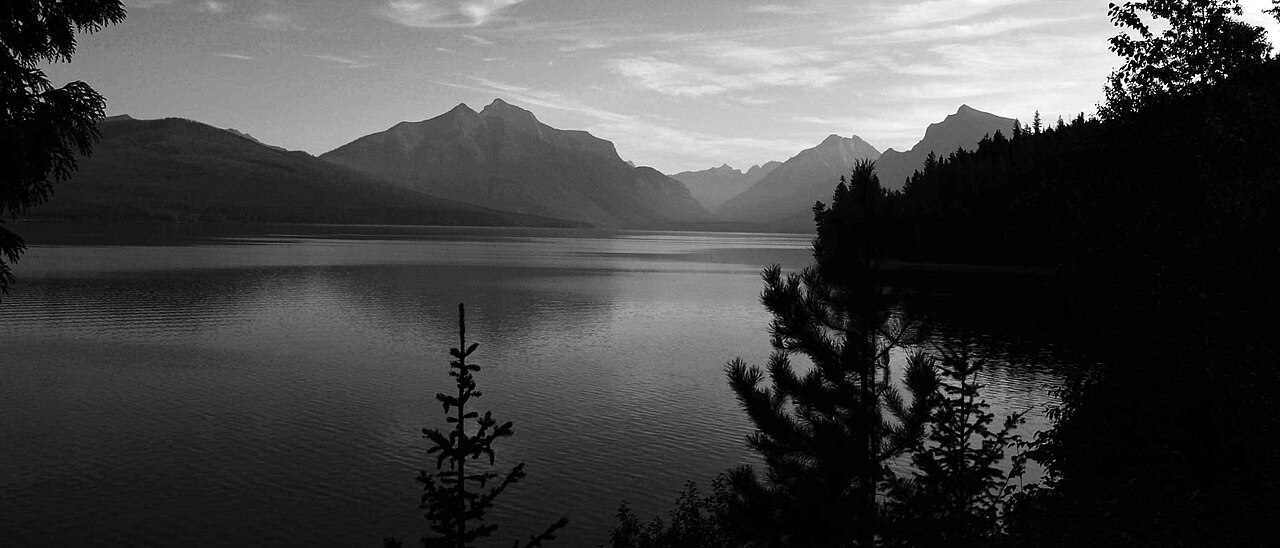
#> input picture tests/fixtures/color_correction/d60_03r/real_mountain_lake_landscape.jpg, 1280 x 548 px
$ python -i ai_restoration_poc.py   (imports and definitions only)   (older library calls are emulated)
#> lines starting #> are read from the running program, lines starting #| are printed output that depends on the picture; after the words box and inside, x2 and y2 are one past the last pixel; in counts of white or black regions, pixels touching at a corner belong together
#> further down, picture is the input picture: shape (548, 1280, 3); min 0, max 255, mean 69.2
"""Offline ONNX restoration PoC for VisualMasterPro V0.4.6 RC1.

This script intentionally stays outside the delivery pipeline. It does not
fallback to OpenCV-only enhancement when ONNXRuntime or a local model is absent.
"""

from __future__ import annotations

import argparse
import json
import sys
from dataclasses import dataclass
from datetime import datetime
from importlib.util import find_spec
from pathlib import Path
from typing import Iterable

import cv2
import numpy as np


IMAGE_EXTENSIONS = {".png", ".jpg", ".jpeg", ".webp", ".bmp", ".tif", ".tiff"}


@dataclass(frozen=True)
class CheckResult:
    onnxruntime_available: bool
    model_files: list[Path]
    input_dir: Path | None
    input_images: list[Path]
    missing: list[str]


# [114 lines left out: functions parse_args, collect_images, collect_models, preflight, read_image, write_image and 2 more, not called in this run]


def build_protection_masks(image_bgr: np.ndarray) -> tuple[np.ndarray, np.ndarray]:
    """Return text/logo protection mask and non-text subject blend mask."""
    gray = cv2.cvtColor(image_bgr, cv2.COLOR_BGR2GRAY)
    hsv = cv2.cvtColor(image_bgr, cv2.COLOR_BGR2HSV)
#> hsv: shape (548, 1280, 3); mean H, S, V 0, 0, 69.2
    saturation = hsv[:, :, 1]
#> saturation: shape (548, 1280); every value is 0
    value = hsv[:, :, 2]

    edges = cv2.Canny(gray, 60, 160)
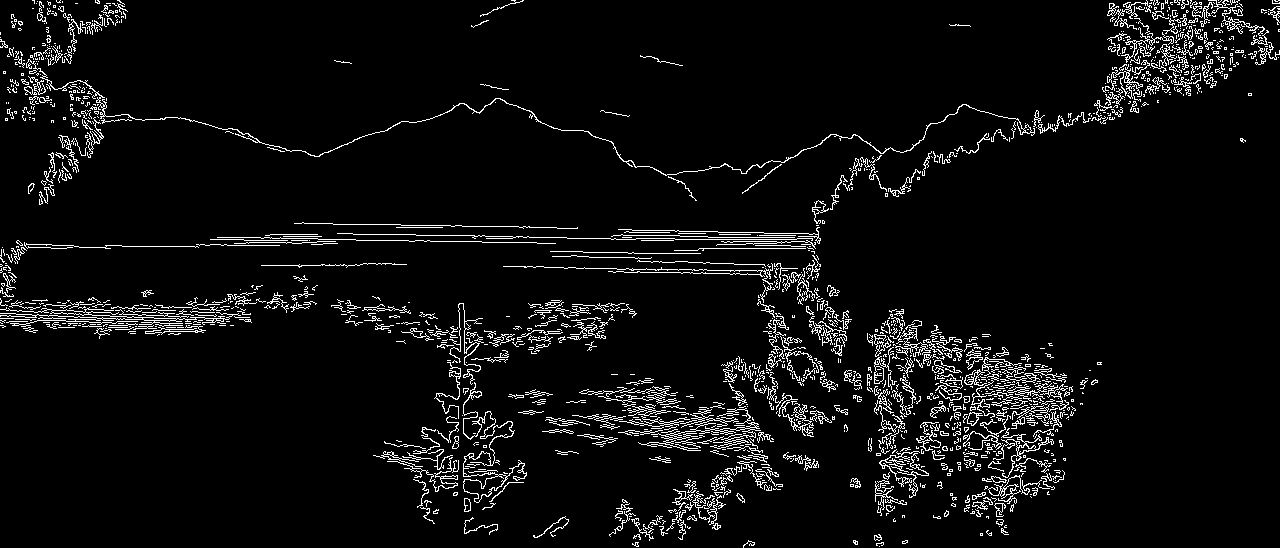
#> edges: shape (548, 1280); 5.3% white in thin lines or dots
    dark_text = ((gray < 120) & (value < 180)).astype(np.uint8) * 255
#> dark_text: shape (548, 1280); 75.9% white; 1126 black regions (1087 under 20 px), largest, box (x1, y1, x2, y2) and area: (33, 0, 1178, 209) 143372, (566, 260, 776, 389) 15544, (602, 235, 814, 254) 2309
    adaptive = cv2.adaptiveThreshold(
        gray,
        255,
        cv2.ADAPTIVE_THRESH_GAUSSIAN_C,
        cv2.THRESH_BINARY_INV,
        31,
        10,
    )
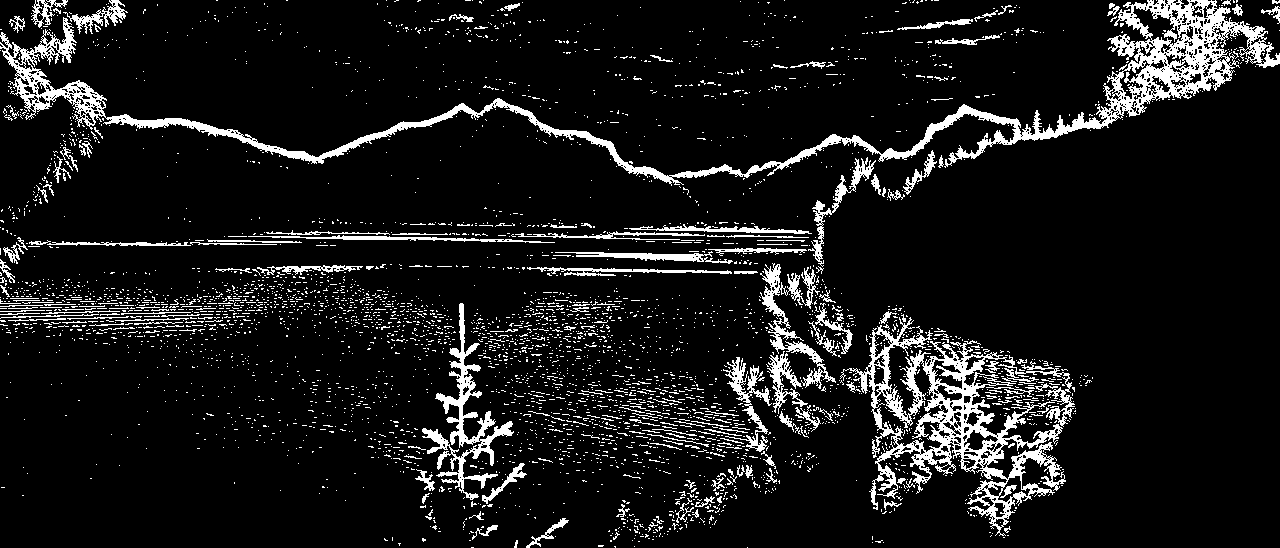
#> adaptive: shape (548, 1280); 9.6% white; 4094 white regions (3894 under 20 px), largest, box (x1, y1, x2, y2) and area: (0, 0, 1280, 186) 19180, (840, 317, 1075, 536) 12136, (422, 303, 514, 500) 3415
    text_like = cv2.bitwise_or(dark_text, cv2.bitwise_and(adaptive, edges))
#> text_like: shape (548, 1280); 75.9% white; 1134 black regions (1094 under 20 px), largest, box (x1, y1, x2, y2) and area: (33, 0, 1178, 209) 143091, (566, 260, 776, 389) 15510, (602, 235, 814, 254) 2309
    text_like = cv2.morphologyEx(text_like, cv2.MORPH_CLOSE, np.ones((2, 2), np.uint8), iterations=1)
#> text_like: shape (548, 1280); 76.5% white; 264 black regions (218 under 20 px), largest, box (x1, y1, x2, y2) and area: (36, 0, 1149, 209) 142309, (577, 261, 776, 371) 14884, (610, 237, 807, 255) 2073
    text_like = cv2.dilate(text_like, np.ones((5, 5), np.uint8), iterations=1)
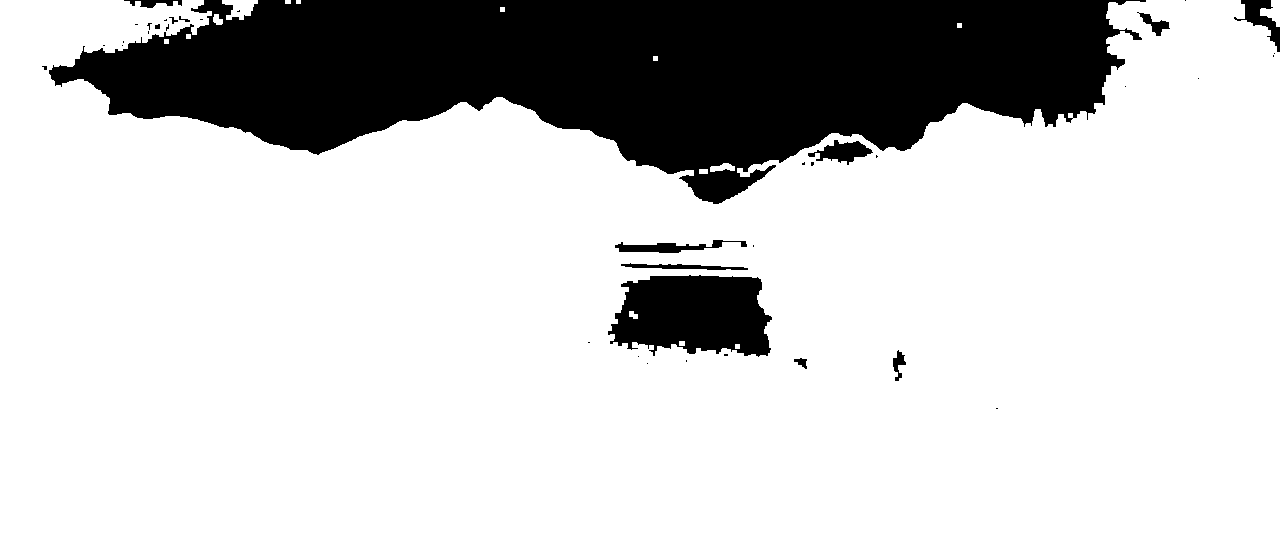
#> text_like: shape (548, 1280); 79.2% white; 39 black regions (26 under 20 px), largest, box (x1, y1, x2, y2) and area: (49, 0, 1146, 204) 131767, (608, 275, 772, 357) 10348, (1234, 0, 1280, 52) 808

    white_flat = ((saturation < 35) & (value > 205) & (edges < 20)).astype(np.uint8) * 255
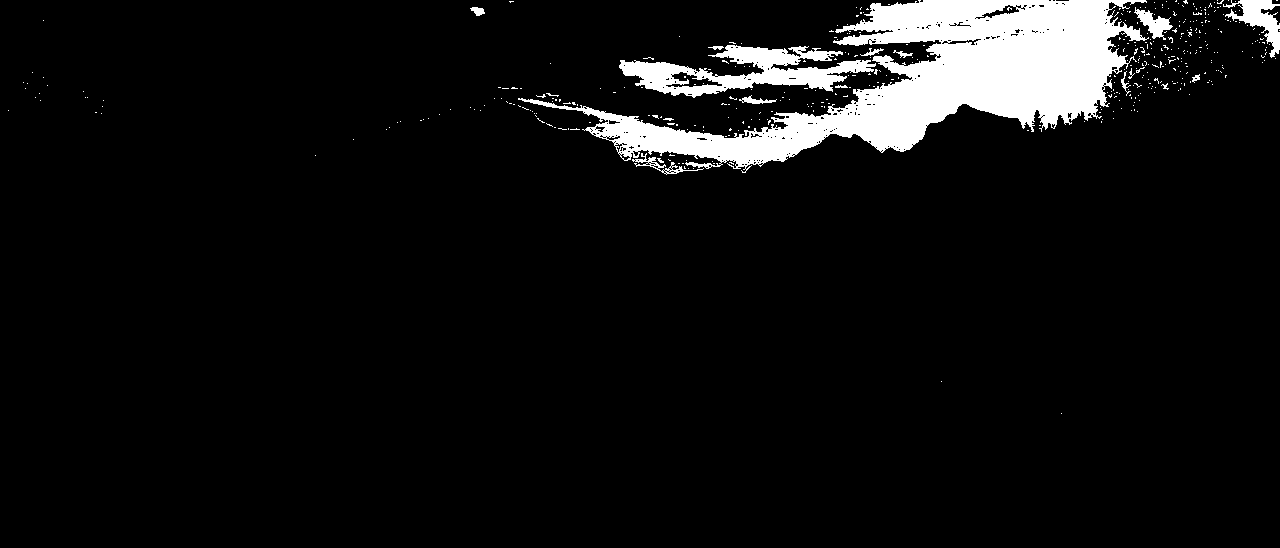
#> white_flat: shape (548, 1280); 6.7% white; 437 white regions (421 under 20 px), largest, box (x1, y1, x2, y2) and area: (518, 0, 1149, 173) 37132, (619, 45, 876, 98) 5835, (1223, 0, 1280, 58) 1231
    textured = ((edges > 0) | (saturation > 45) | (gray < 220)).astype(np.uint8) * 255
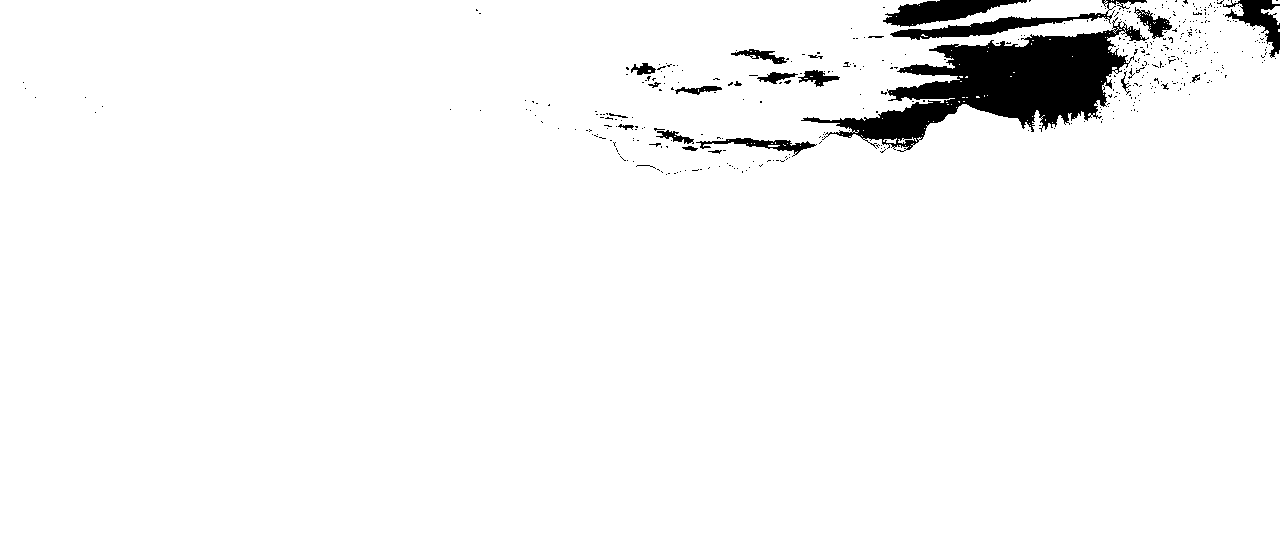
#> textured: shape (548, 1280); 96.3% white; 433 black regions (407 under 20 px), largest, box (x1, y1, x2, y2) and area: (801, 17, 1149, 152) 16738, (883, 0, 1027, 27) 2000, (890, 0, 1147, 40) 1964
    subject = cv2.bitwise_and(textured, cv2.bitwise_not(text_like))
#> subject: shape (548, 1280); 17.4% white; 156 white regions (140 under 20 px), largest, box (x1, y1, x2, y2) and area: (49, 0, 1118, 204) 108729, (608, 275, 772, 357) 10348, (808, 140, 873, 165) 790
    subject = cv2.bitwise_and(subject, cv2.bitwise_not(white_flat))
#> subject: shape (548, 1280); 14.5% white; 242 white regions (219 under 20 px), largest, box (x1, y1, x2, y2) and area: (49, 0, 941, 155) 85012, (608, 275, 772, 357) 10348, (679, 165, 776, 204) 1740
    subject = cv2.morphologyEx(subject, cv2.MORPH_OPEN, np.ones((3, 3), np.uint8), iterations=1)
#> subject: shape (548, 1280); 14.2% white; 47 white regions (18 under 20 px), largest, box (x1, y1, x2, y2) and area: (49, 0, 935, 154) 83757, (608, 276, 772, 356) 10280, (682, 165, 775, 204) 1718
    subject = cv2.GaussianBlur(subject, (0, 0), 2.0)
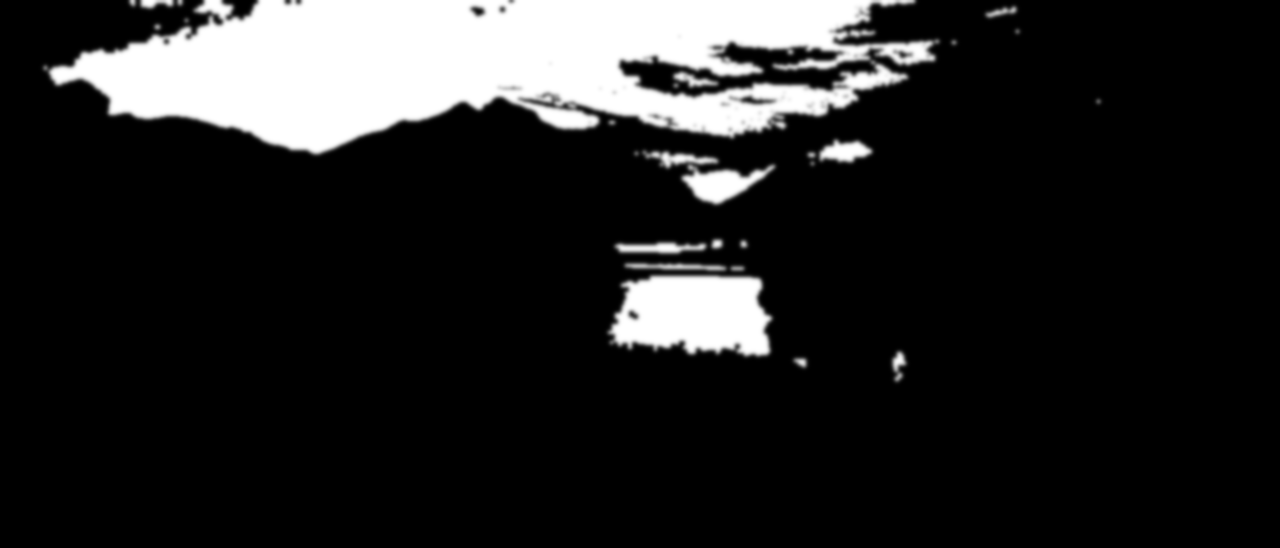
#> subject: shape (548, 1280); min 0, max 255, mean 36.2

    return text_like, subject


# [108 lines left out: functions run_onnx, blend_non_text_subjects, make_compare, summarize_metrics, process_images, not called in this run]


def emit(payload: dict) -> None:
    print(json.dumps(payload, ensure_ascii=False, indent=2))


# [20 lines left out: function main, not called in this run]


# [2 lines not run here, left out]

>>> import cv2
>>> picture = cv2.imread('../../tests/fixtures/color_correction/d60_03r/real_mountain_lake_landscape.jpg')
>>> result = build_protection_masks(picture)
